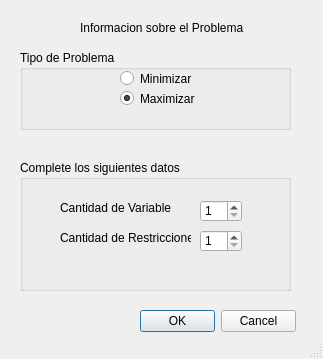
<?xml version="1.0" encoding="UTF-8"?>
<ui version="4.0">
 <class>MainWindow</class>
 <widget class="QMainWindow" name="MainWindow">
  <property name="geometry">
   <rect>
    <x>0</x>
    <y>0</y>
    <width>323</width>
    <height>359</height>
   </rect>
  </property>
  <property name="windowTitle">
   <string>Herramienta de Optimizacion</string>
  </property>
  <widget class="QWidget" name="centralwidget">
   <widget class="QDialogButtonBox" name="buttonBox">
    <property name="geometry">
     <rect>
      <x>140</x>
      <y>310</y>
      <width>156</width>
      <height>23</height>
     </rect>
    </property>
    <property name="standardButtons">
     <set>QDialogButtonBox::Cancel|QDialogButtonBox::Ok</set>
    </property>
   </widget>
   <widget class="QLabel" name="label">
    <property name="geometry">
     <rect>
      <x>80</x>
      <y>20</y>
      <width>171</width>
      <height>16</height>
     </rect>
    </property>
    <property name="text">
     <string>Informacion sobre el Problema</string>
    </property>
    <property name="textFormat">
     <enum>Qt::AutoText</enum>
    </property>
   </widget>
   <widget class="QGroupBox" name="groupBox">
    <property name="geometry">
     <rect>
      <x>20</x>
      <y>50</y>
      <width>271</width>
      <height>80</height>
     </rect>
    </property>
    <property name="title">
     <string>Tipo de Problema</string>
    </property>
    <widget class="QRadioButton" name="radioButton">
     <property name="geometry">
      <rect>
       <x>100</x>
       <y>20</y>
       <width>82</width>
       <height>17</height>
      </rect>
     </property>
     <property name="text">
      <string>Minimizar</string>
     </property>
    </widget>
    <widget class="QRadioButton" name="radioButton_2">
     <property name="geometry">
      <rect>
       <x>100</x>
       <y>40</y>
       <width>82</width>
       <height>17</height>
      </rect>
     </property>
     <property name="text">
      <string>Maximizar</string>
     </property>
     <property name="checked">
      <bool>true</bool>
     </property>
    </widget>
   </widget>
   <widget class="QGroupBox" name="groupBox_2">
    <property name="geometry">
     <rect>
      <x>20</x>
      <y>160</y>
      <width>271</width>
      <height>131</height>
     </rect>
    </property>
    <property name="title">
     <string>Complete los siguientes datos</string>
    </property>
    <widget class="QLabel" name="label_2">
     <property name="geometry">
      <rect>
       <x>40</x>
       <y>40</y>
       <width>111</width>
       <height>16</height>
      </rect>
     </property>
     <property name="text">
      <string>Cantidad de Variables</string>
     </property>
    </widget>
    <widget class="QLabel" name="label_3">
     <property name="geometry">
      <rect>
       <x>40</x>
       <y>70</y>
       <width>131</width>
       <height>16</height>
      </rect>
     </property>
     <property name="text">
      <string>Cantidad de Restricciones</string>
     </property>
    </widget>
    <widget class="QSpinBox" name="spinBox">
     <property name="geometry">
      <rect>
       <x>180</x>
       <y>40</y>
       <width>42</width>
       <height>22</height>
      </rect>
     </property>
     <property name="minimum">
      <number>1</number>
     </property>
    </widget>
    <widget class="QSpinBox" name="spinBox_2">
     <property name="geometry">
      <rect>
       <x>180</x>
       <y>70</y>
       <width>42</width>
       <height>22</height>
      </rect>
     </property>
     <property name="minimum">
      <number>1</number>
     </property>
    </widget>
   </widget>
  </widget>
  <widget class="QMenuBar" name="menubar">
   <property name="geometry">
    <rect>
     <x>0</x>
     <y>0</y>
     <width>323</width>
     <height>21</height>
    </rect>
   </property>
  </widget>
  <widget class="QStatusBar" name="statusbar"/>
 </widget>
 <resources/>
 <connections/>
</ui>
